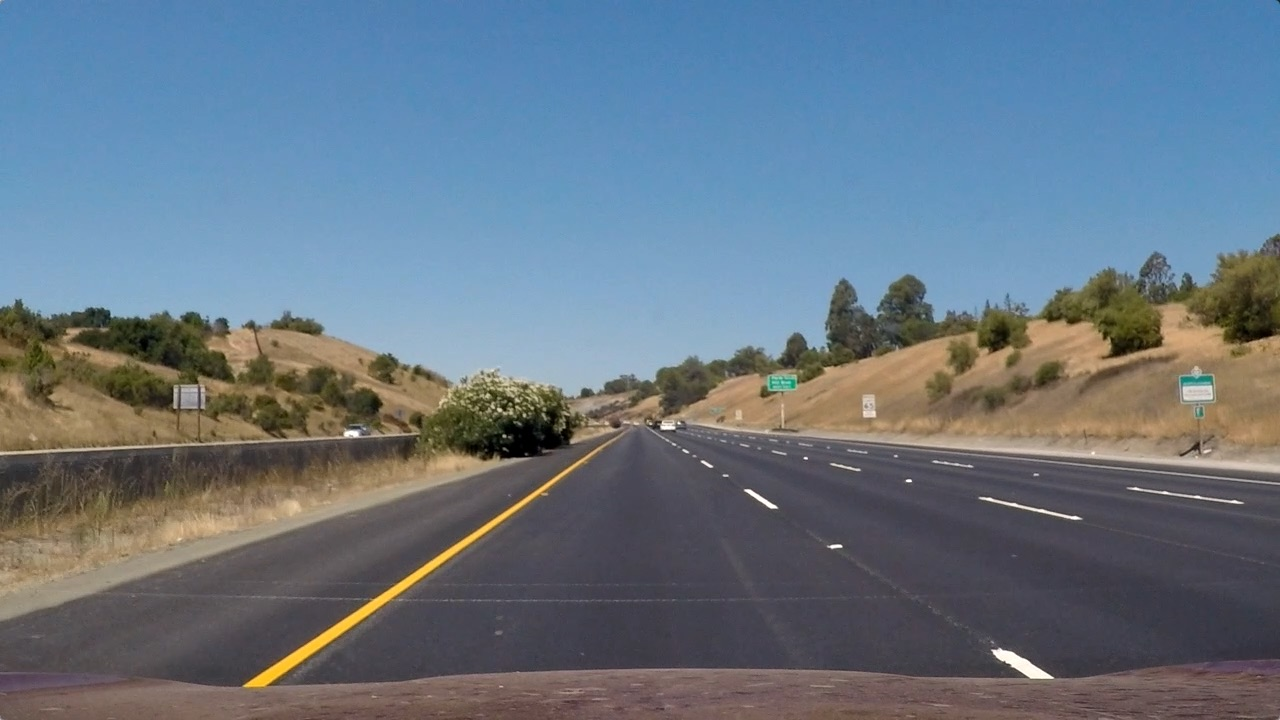
#> input picture test_images/straight_lines1.jpg, 1280 x 720 px; its folder holds only this picture in this run
$ python -i thresholds.py   (imports and definitions only)   (older library calls are emulated)
#> lines starting #> are read from the running program, lines starting #| are printed output that depends on the picture; after the words box and inside, x2 and y2 are one past the last pixel; in counts of white or black regions, pixels touching at a corner belong together
"""
thresholds.py will be used to process all color and gradient work
"""
import numpy as np
import cv2
import matplotlib.image as mpimg
import matplotlib.pyplot as plt
import glob

from sobel import abs_sobel_thresh


def abs_sobel_thresh(img, orient='x', sobel_kernel=3, thresh_min=20, thresh_max=100):
    if orient == 'x':
        sobel = cv2.Sobel(img, cv2.CV_64F, 1, 0, ksize=sobel_kernel)
    else: #y gradient
        sobel = cv2.Sobel(img, cv2.CV_64F, 0, 1, ksize=sobel_kernel)

    # Absolute value of the X derivative:
    abs_sobel = np.absolute(sobel)

    # Convert absolute value to an 8 bit image
    scaled_sobel = np.uint8(255 * abs_sobel / np.max(abs_sobel))

    sxbinary = np.zeros_like(scaled_sobel)
    sxbinary[(scaled_sobel >= thresh_min) & (scaled_sobel <= thresh_max)] = 1
    return sxbinary

def mag_thresh(img, sobel_kernel=3, mag_thresh=(20,100)):

    sobelx = cv2.Sobel(img, cv2.CV_64F, 1, 0, ksize=sobel_kernel)
    sobely = cv2.Sobel(img, cv2.CV_64F, 0, 1, ksize=sobel_kernel)

    #Calculate the gradient magnitude
    gradmag = np.sqrt(sobelx**2 + sobely**2)

    scale_factor = np.max(gradmag)/255

    gradmag = (gradmag / scale_factor).astype(np.uint8)
    sxbinary = np.zeros_like(gradmag)
    sxbinary[(gradmag >= mag_thresh[0]) & (gradmag <= mag_thresh[1])] = 1
    return sxbinary

def dir_threshold(img, sobel_kernel=3, mag_thresh=(0.7, 1.3)):

    sobelx = cv2.Sobel(img, cv2.CV_64F, 1, 0, ksize=sobel_kernel)
    sobely = cv2.Sobel(img, cv2.CV_64F, 0, 1, ksize=sobel_kernel)

    #Take the absolute value of the gradient direction
    #Apply a threshold, and create a binary image result
    absgraddir = np.arctan2(np.absolute(sobely), np.absolute(sobelx))
    binary_output = np.zeros_like(absgraddir)
    binary_output[(absgraddir >= mag_thresh[0]) & (absgraddir <= mag_thresh[1])] = 1
    return binary_output

def combinethresholds(img):
    # prepare gradients in LUV and LAB
    # Credit to Tim Camber for the LUV + LAB method instead of HLS

    luv = cv2.cvtColor(img, cv2.COLOR_RGB2Luv).astype(np.float)
    lab = cv2.cvtColor(img, cv2.COLOR_RGB2Lab).astype(np.float)

    l_channel = luv[:, :, 0]
    b_channel = lab[:, :, 2]

    lxgradient = abs_sobel_thresh(l_channel)
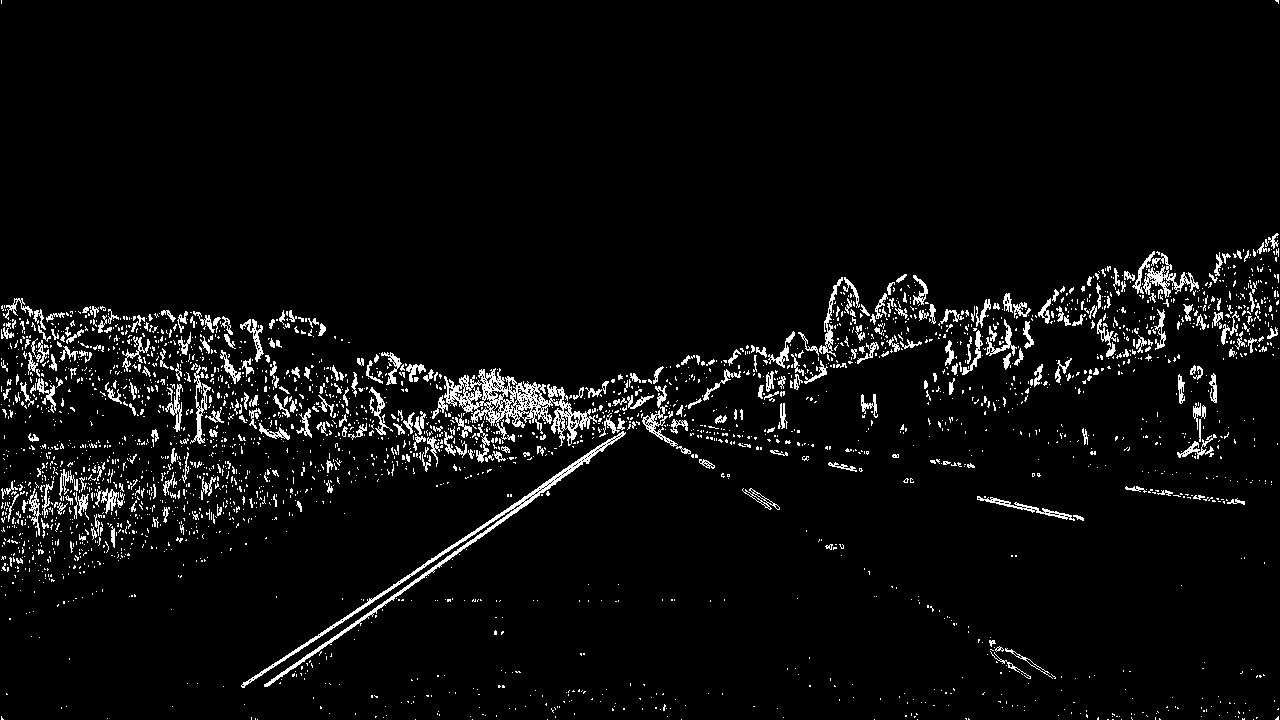
#> lxgradient: shape (720, 1280); values 0 (black) and 1 (white), 4.5% white in thin lines or dots
    lygradient = abs_sobel_thresh(l_channel, orient='y')
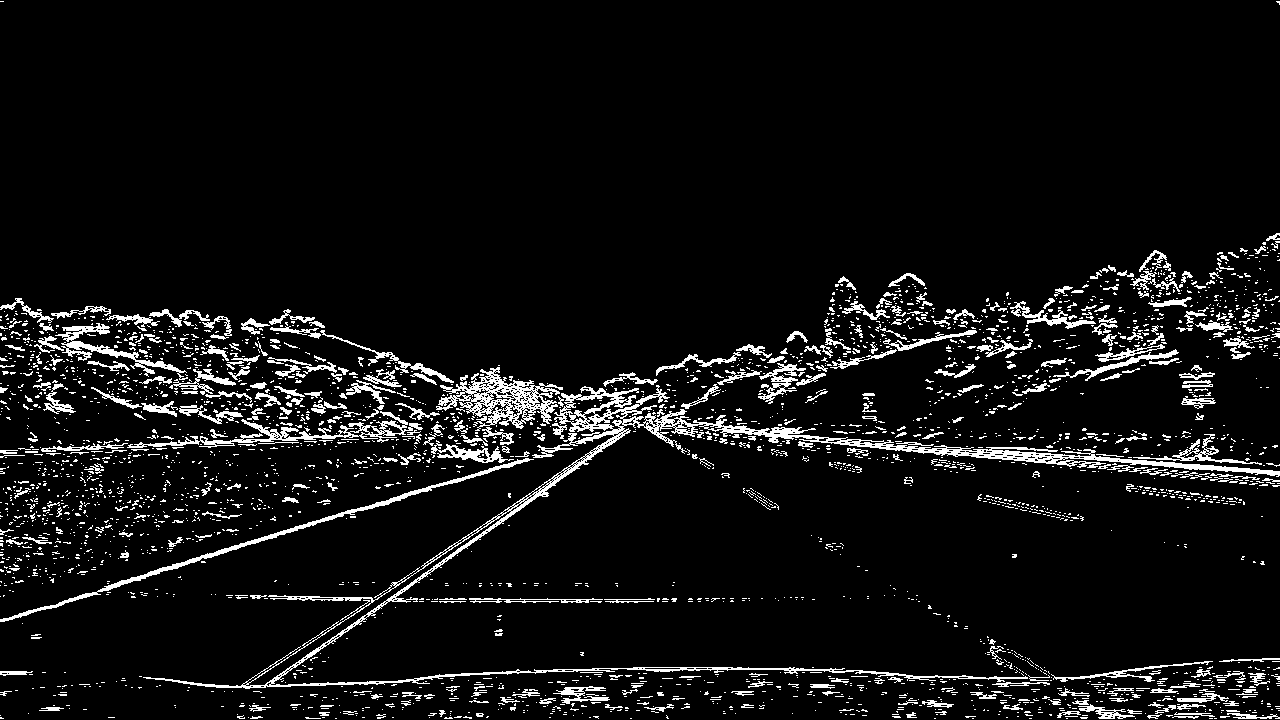
#> lygradient: shape (720, 1280); values 0 (black) and 1 (white), 6.8% white in thin lines or dots
    lmagnitude = mag_thresh(l_channel)
#> in mag_thresh, `scale_factor = np.max(gradmag)/255`: scale_factor = 3.06
#> lmagnitude: shape (720, 1280); values 0 (black) and 1 (white), 9.3% white; 2411 white regions (2097 under 20 px), largest, box (x1, y1, x2, y2) and area: (0, 233, 1280, 689) 51116, (0, 458, 534, 622) 2238, (1012, 349, 1179, 396) 1150
    ldirectional = dir_threshold(l_channel)
#> ldirectional: shape (720, 1280) float64; values 0 (black) and 1 (white), 38.4% white in thin lines or dots

    bxgradient = abs_sobel_thresh(b_channel)
#> bxgradient: shape (720, 1280); values 0 (black) and 1 (white), 6.8% white; 6366 white regions (5965 under 20 px), largest, box (x1, y1, x2, y2) and area: (238, 428, 634, 693) 5481, (873, 272, 938, 326) 1348, (819, 274, 841, 353) 775
    bygradient = abs_sobel_thresh(b_channel, orient='y')
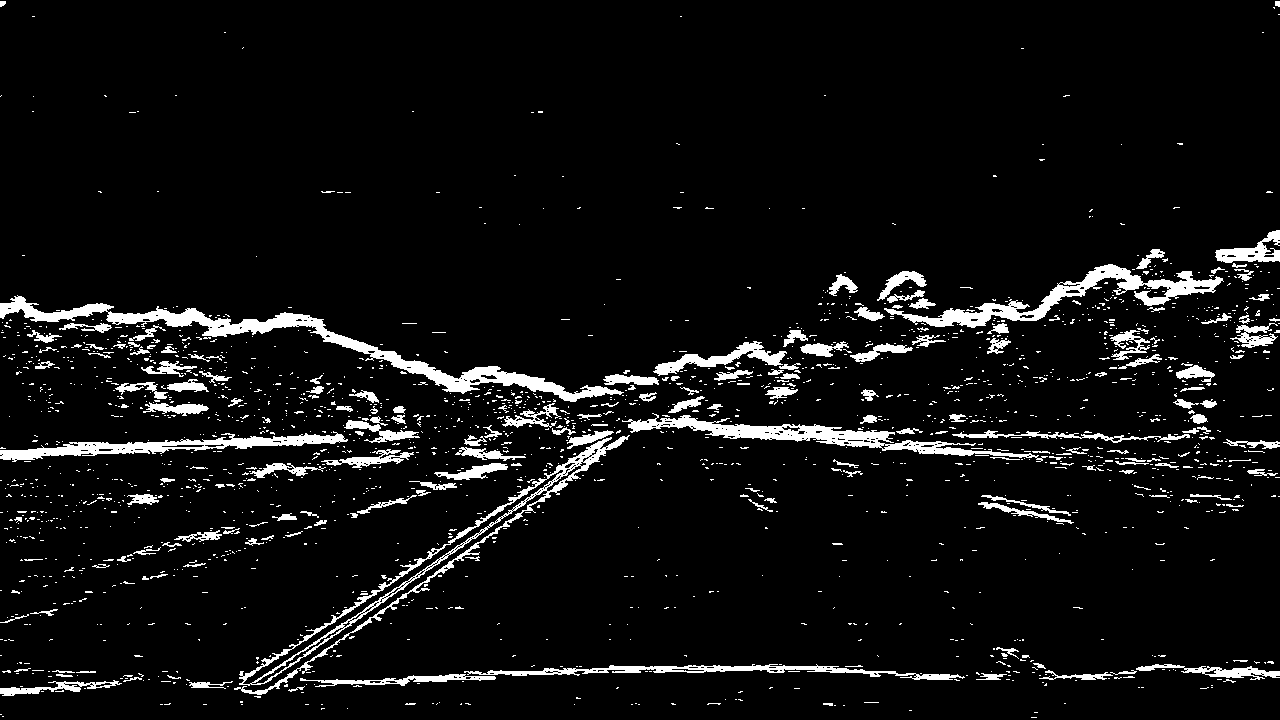
#> bygradient: shape (720, 1280); values 0 (black) and 1 (white), 6.4% white; 1950 white regions (1749 under 20 px), largest, box (x1, y1, x2, y2) and area: (0, 295, 624, 402) 7315, (234, 435, 630, 695) 4974, (884, 264, 1224, 328) 4438
    bmagnitude = mag_thresh(b_channel)
#> bmagnitude: shape (720, 1280); values 0 (black) and 1 (white), 7.4% white; 2362 white regions (2194 under 20 px), largest, box (x1, y1, x2, y2) and area: (0, 230, 1280, 695) 33551, (0, 374, 422, 468) 5115, (299, 664, 962, 687) 2925
    bdirectional = dir_threshold(b_channel)
#> bdirectional: shape (720, 1280) float64; values 0 (black) and 1 (white), 22.8% white in thin lines or dots

    gradient = np.zeros_like(l_channel)
    gradient[
        ((lxgradient == 1) & (lygradient == 1)) |
        ((lmagnitude == 1) & (ldirectional == 1)) |
        ((bxgradient == 1) & (bygradient == 1)) |
        ((bmagnitude == 1) & (bdirectional == 1))
        ] = 1

    # Add binary mask
    b_binary = np.zeros_like(b_channel)
    b_binary[(b_channel >= 145) & (b_channel <= 255)] = 1

    l_binary = np.zeros_like(l_channel)
    l_binary[(l_channel >= 230) & (l_channel <= 255)] = 1

    color = np.dstack((l_binary, gradient, b_binary))

    combined = np.zeros_like(l_channel)
    combined[(l_binary >= 1) | (gradient >= 1) | (b_binary >=1)] = 1

    return combined


# [37 lines left out: function thresholdimage, not called in this run]

>>> import cv2
>>> picture = cv2.cvtColor(cv2.imread('test_images/straight_lines1.jpg'), cv2.COLOR_BGR2RGB)
>>> result = combinethresholds(picture)
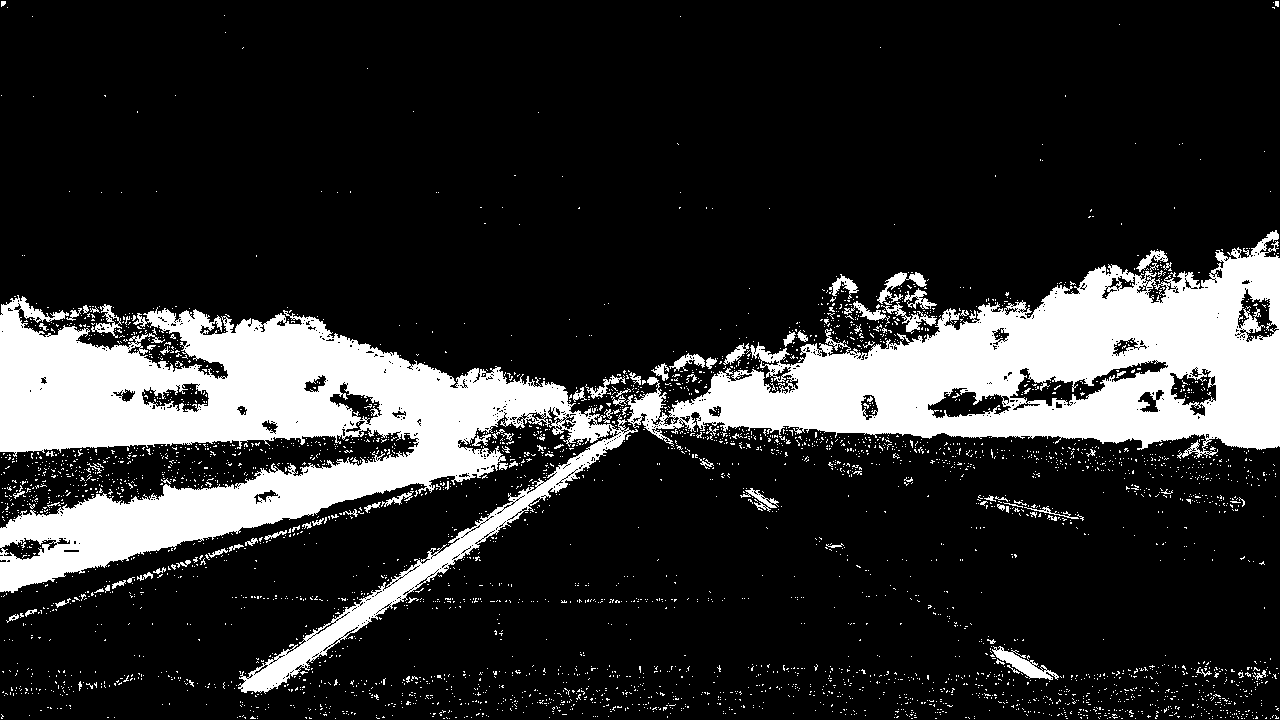
#> result: shape (720, 1280) float64; values 0 (black) and 1 (white), 18.2% white; 3962 white regions (3861 under 20 px), largest, box (x1, y1, x2, y2) and area: (0, 295, 638, 694) 84295, (626, 230, 1280, 459) 65549, (992, 646, 1059, 680) 742

$ run again, on test_images/straight_lines2.jpg
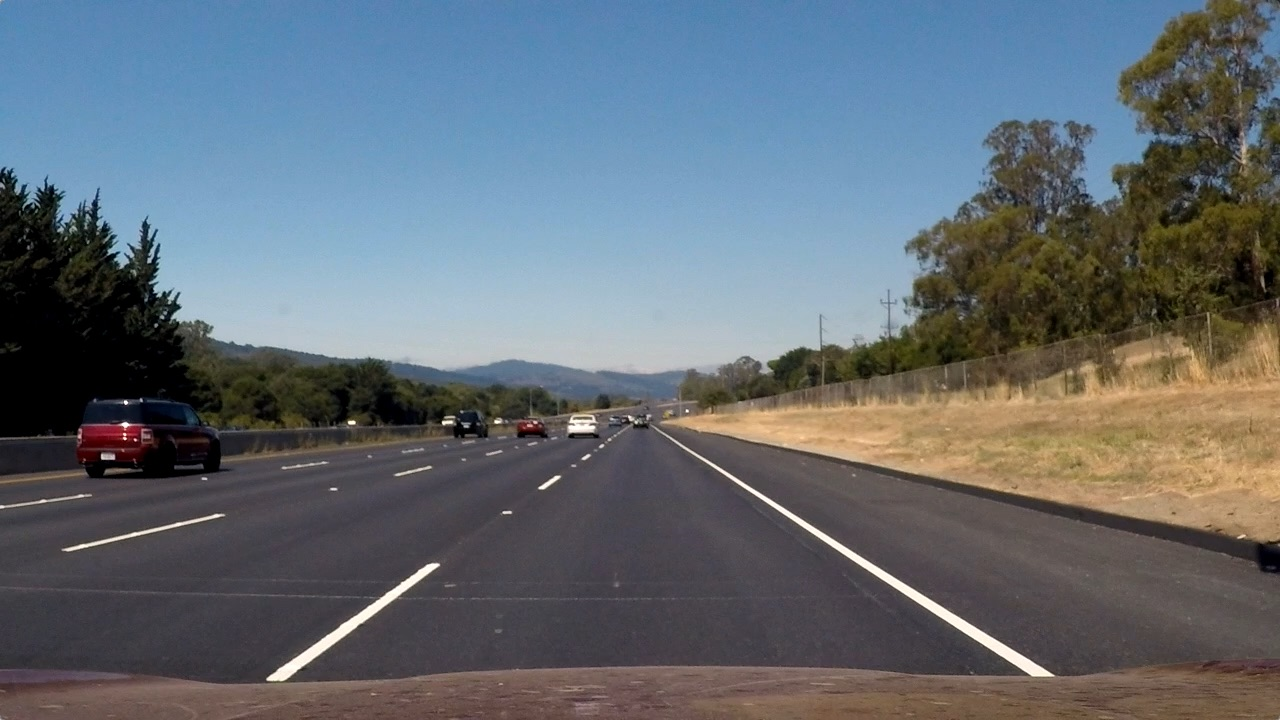
#> input picture test_images/straight_lines2.jpg, 1280 x 720 px
#> in combinethresholds, `lxgradient = abs_sobel_thresh(l_channel)`:
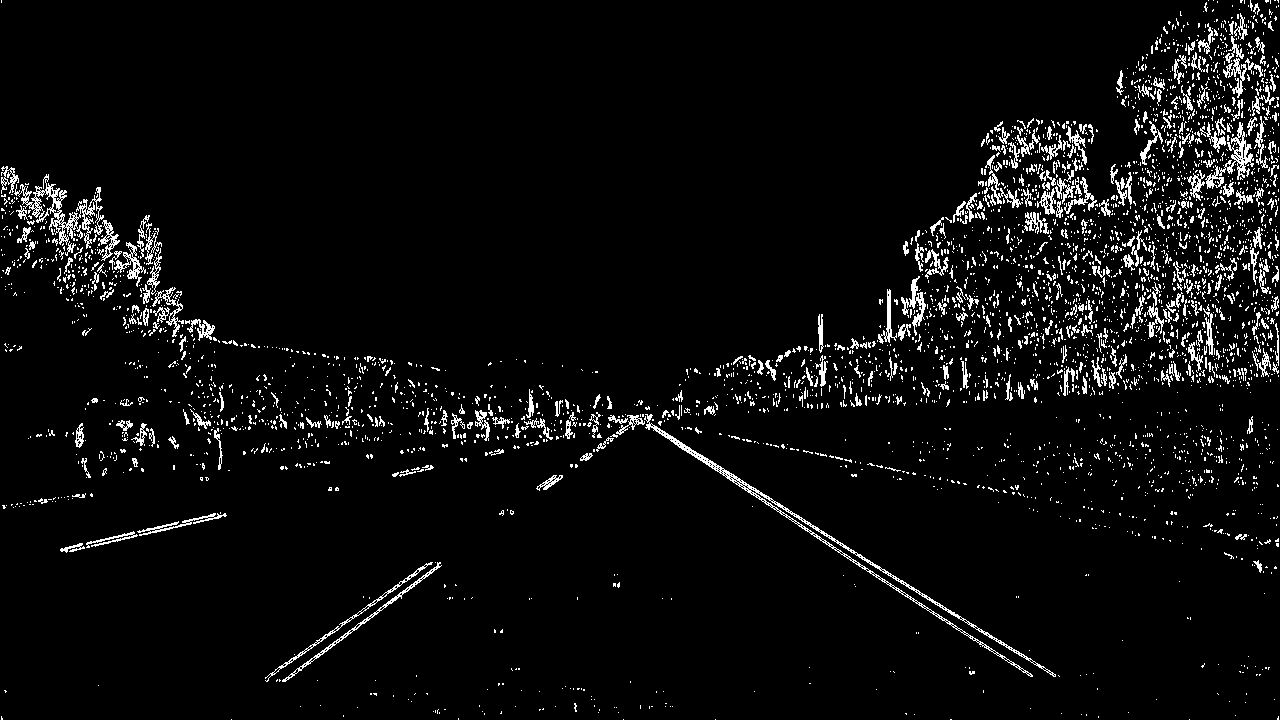
#> lxgradient: shape (720, 1280); values 0 (black) and 1 (white), 4.8% white in thin lines or dots
#> lygradient: shape (720, 1280); values 0 (black) and 1 (white), 7% white in thin lines or dots
#> scale_factor = 3.39
#> lmagnitude: shape (720, 1280); values 0 (black) and 1 (white), 10.2% white in thin lines or dots
#> ldirectional: shape (720, 1280) float64; values 0 (black) and 1 (white), 38.8% white in thin lines or dots
#> bxgradient: shape (720, 1280); values 0 (black) and 1 (white), 11.7% white; 6859 white regions (6228 under 20 px), largest, box (x1, y1, x2, y2) and area: (1109, 8, 1210, 169) 5162, (1189, 0, 1279, 149) 4964, (1, 167, 121, 300) 4388
#> bygradient: shape (720, 1280); values 0 (black) and 1 (white), 15.9% white; 5263 white regions (4653 under 20 px), largest, box (x1, y1, x2, y2) and area: (1116, 1, 1280, 213) 12448, (173, 341, 688, 427) 8793, (62, 406, 482, 469) 8716
#> bmagnitude: shape (720, 1280); values 0 (black) and 1 (white), 21.1% white; 4389 white regions (3876 under 20 px), largest, box (x1, y1, x2, y2) and area: (0, 0, 1280, 696) 147031, (51, 507, 243, 561) 2335, (704, 689, 897, 708) 1027
#> bdirectional: shape (720, 1280) float64; values 0 (black) and 1 (white), 24% white in thin lines or dots
#> `result = combinethresholds(picture)`:
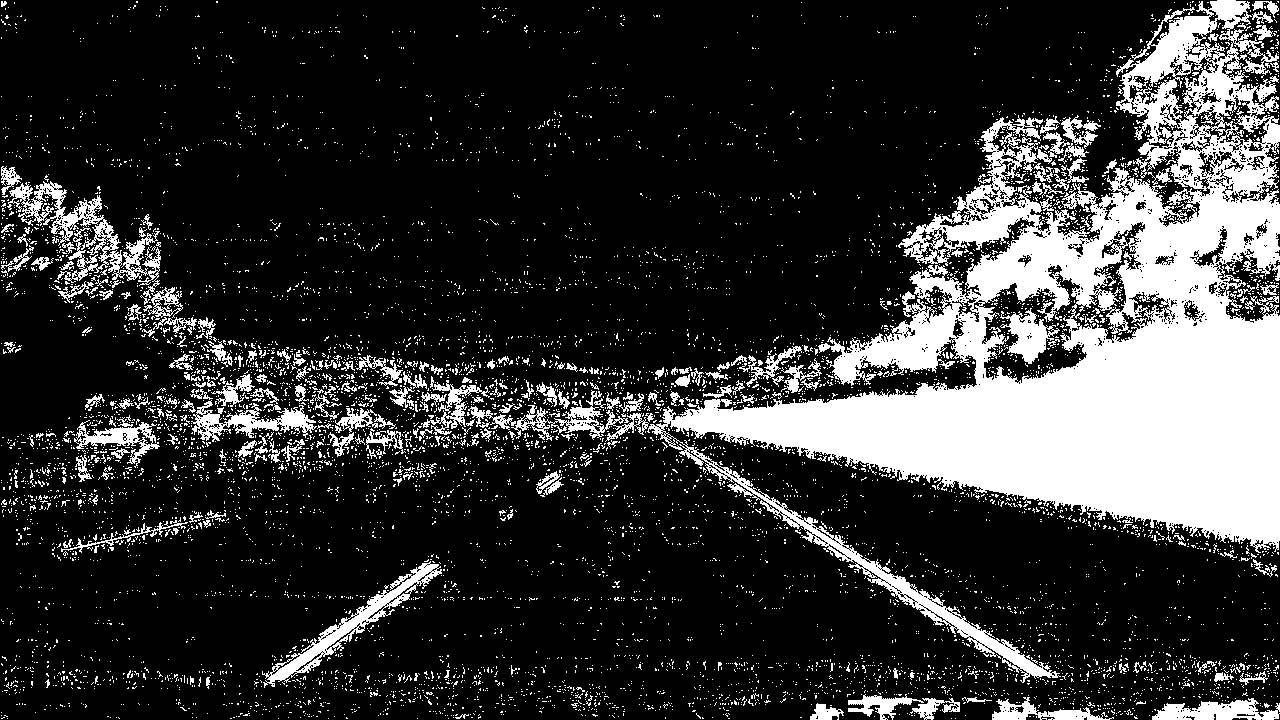
#> result: shape (720, 1280) float64; values 0 (black) and 1 (white), 20.6% white; 7757 white regions (7488 under 20 px), largest, box (x1, y1, x2, y2) and area: (647, 0, 1280, 683) 132345, (7, 181, 161, 298) 4181, (262, 561, 442, 688) 3218
